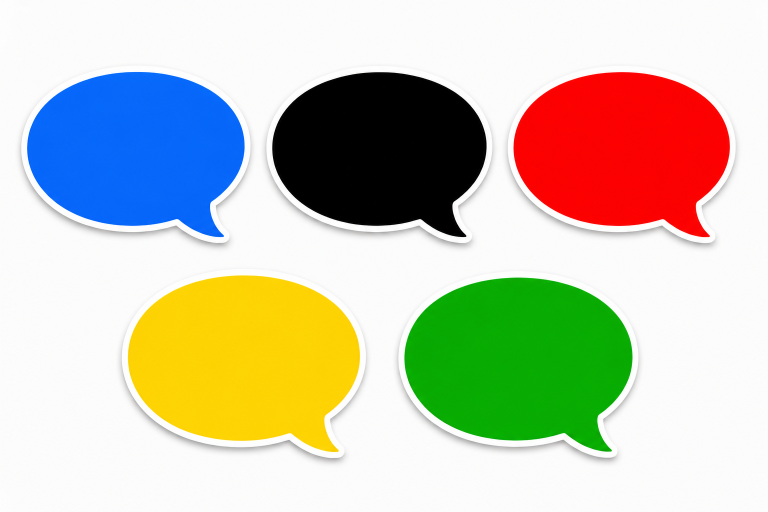
#> input picture color.png, 1536 x 1024 px (shown at 1/2 size)
$ jupyter execute 'Color_Recognition (1).ipynb'
#> lines starting #> are read from the running program, lines starting #| are printed output that depends on the picture; after the words box and inside, x2 and y2 are one past the last pixel; in counts of white or black regions, pixels touching at a corner belong together
# 🎨 برنامج التعرف على الألوان (Color Recognition)
يعمل هذا الملف بشكل كامل على **Google Colab**.

قم بتشغيل الخلايا بالترتيب: أولاً استورد المكتبات، ثم ارفع الصورة، ثم شغّل خلية المعالجة.

[cell 1]
# تثبيت واستيراد المكتبات
import cv2
import numpy as np
from google.colab.patches import cv2_imshow
from google.colab import files

## 📤 ارفع الصورة
شغّل الخلية التالية واختر الصورة من جهازك.

[cell 2]
uploaded = files.upload()
#> the answer given: color.png
image_path = list(uploaded.keys())[0]
print("تم رفع الصورة:", image_path)

## 🖼️ معالجة الصورة والتعرف على الألوان

[cell 3]
# قراءة الصورة
image = cv2.imread(image_path)
#> image is the input picture: shape (1024, 1536, 3); mean B, G, R 177, 196.5, 198
if image is None:
    raise FileNotFoundError("لم يتم العثور على الصورة!")

# تصغير الصورة إذا كانت كبيرة جداً
max_width = 1000
max_height = 700
height, width = image.shape[:2]
#> height = 1024; width = 1536
scale = min(max_width / width, max_height / height)
#> scale = 0.651
if scale < 1:
    image = cv2.resize(image, None, fx=scale, fy=scale)
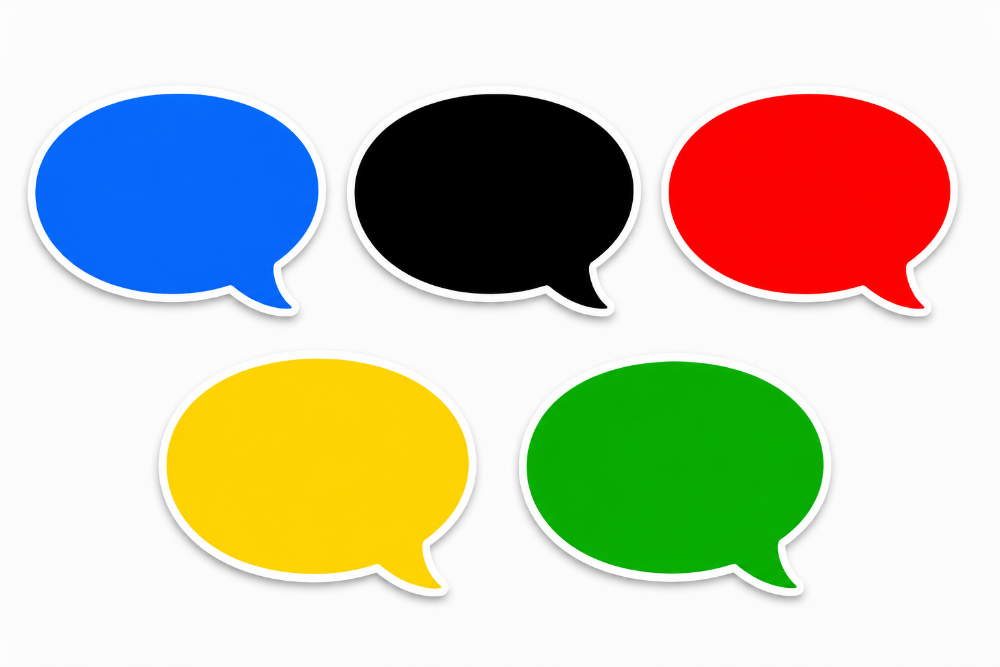
#> image: shape (667, 1000, 3); mean B, G, R 177, 196.5, 198

# نسخة للرسم عليها
result = image.copy()

# تحويل إلى HSV
hsv = cv2.cvtColor(image, cv2.COLOR_BGR2HSV)
#> hsv: shape (667, 1000, 3); mean H, S, V 37.3, 76.7, 227.4

# نطاقات HSV لكل لون
colors = {
    "Red": [
        (np.array([0, 120, 70]), np.array([10, 255, 255])),
        (np.array([170, 120, 70]), np.array([180, 255, 255]))
    ],
    "Blue": [
        (np.array([100, 150, 50]), np.array([140, 255, 255]))
    ],
    "Green": [
        (np.array([40, 70, 70]), np.array([80, 255, 255]))
    ],
    "Yellow": [
        (np.array([20, 100, 100]), np.array([35, 255, 255]))
    ],
    "Purple": [
        (np.array([125, 50, 50]), np.array([155, 255, 255]))
    ],
    "Black": [
        (np.array([0, 0, 0]), np.array([180, 255, 50]))
    ]
}

kernel = np.ones((5, 5), np.uint8)

# اكتشاف الألوان
for color_name, ranges in colors.items():
    mask = np.zeros(hsv.shape[:2], dtype=np.uint8)
    for lower, upper in ranges:
        mask |= cv2.inRange(hsv, lower, upper)

    # إزالة الضوضاء الصغيرة
    mask = cv2.morphologyEx(mask, cv2.MORPH_OPEN, kernel)
    mask = cv2.morphologyEx(mask, cv2.MORPH_CLOSE, kernel)

    contours, _ = cv2.findContours(
        mask,
        cv2.RETR_EXTERNAL,
        cv2.CHAIN_APPROX_SIMPLE
    )

    for contour in contours:
        if cv2.contourArea(contour) < 500:
            continue
        x, y, w, h = cv2.boundingRect(contour)
        cv2.rectangle(result, (x, y), (x + w, y + h), (0, 255, 0), 2)
        cv2.putText(
            result,
            color_name,
            (x, y - 10),
            cv2.FONT_HERSHEY_SIMPLEX,
            0.7,
            (0, 255, 0),
            2
        )
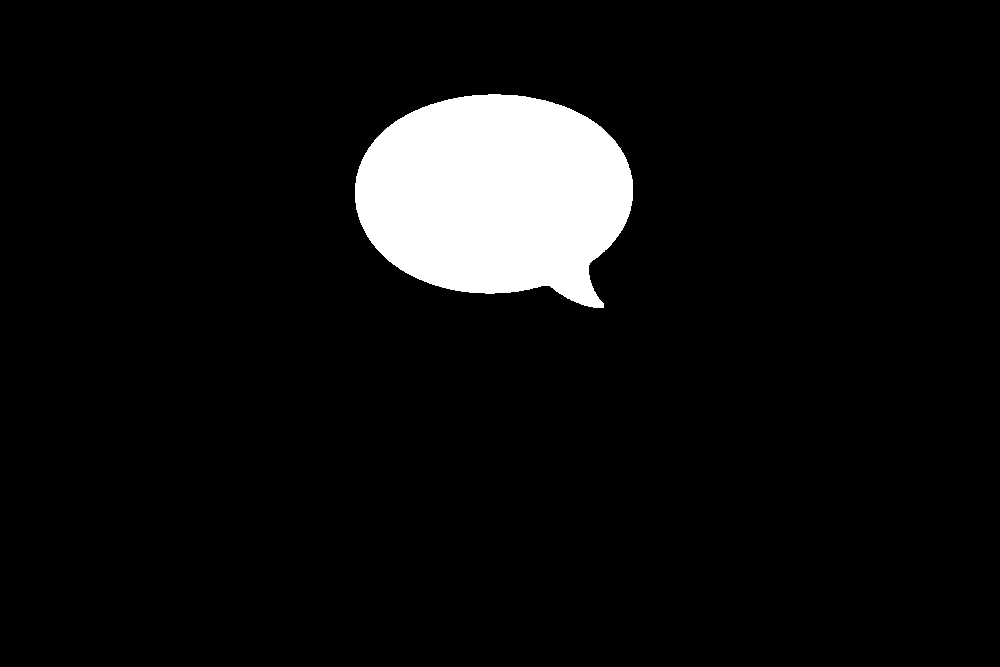
#> mask: shape (667, 1000); 6.8% white; 1 white region, box (x1, y1, x2, y2) and area: (355, 94, 633, 308) 45029
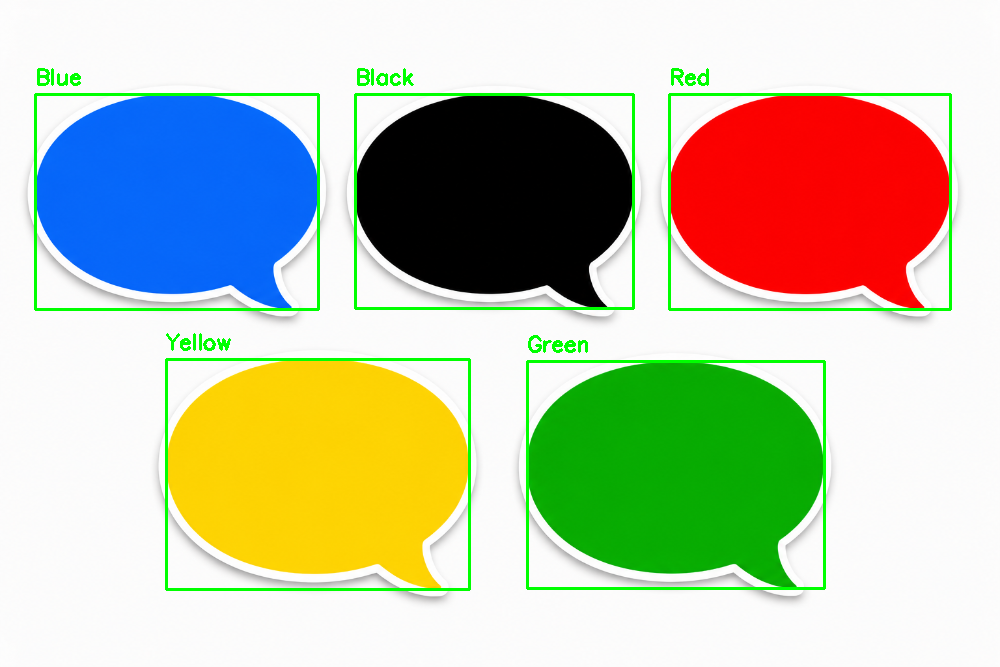
#> result: shape (667, 1000, 3); 2.61% of pixels changed, all inside (x1, y1, x2, y2) = (34, 68, 952, 591)

# عرض النتيجة (بديل cv2.imshow الذي لا يعمل على Colab)
cv2_imshow(result)
